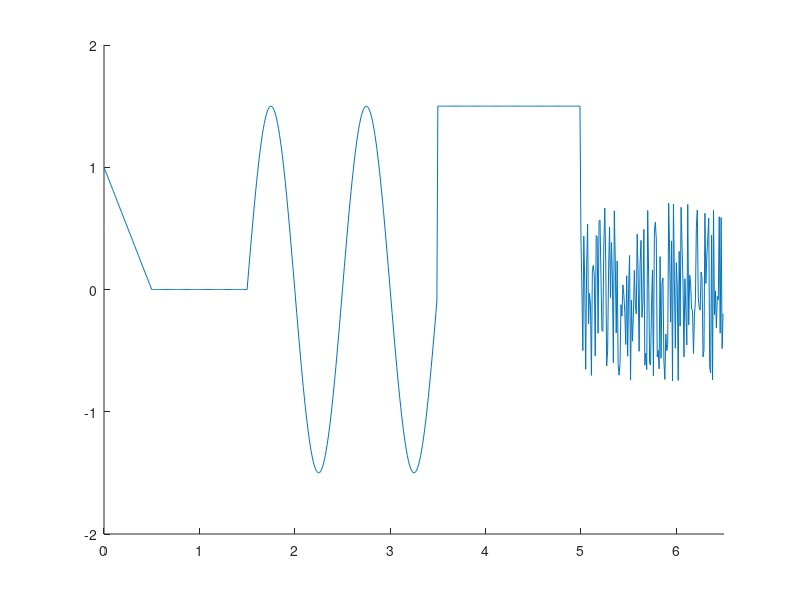

MATLAB code for this plot:
function y = lab3_demo(t)
if nargin == 0
    t=0:0.01:6.5;
end
%t_sin=1.5:0.01:3.5;
t_sinf=(t>=1.5)&(t<3.5); t_sin=t(t_sinf);
%t_saw=0:0.01:0.5;
t_sawf=(t>=0)&(t<0.5); t_saw=t(t_sawf);
%t_const=3.5:0.01:5;
t_constf=(t>=3.5)&(t<5); t_const=t(t_constf)
%t_zero=0.5:0.01:1.5;
t_zerof=(t>=0.5)&(t<1.5); t_zero=t(t_zerof)
%t_noise=5:0.01:6.5;
t_noisef=(t>=5)&(t<6.5); t_noise=t(t_noisef)

%% sinusoida y=A0+a*sin(2*pi*f*(t-delay))
A0=0; A=1.5;
T=(3.5-1.5)/2;
f=1/T; delay=1.5;
y_sin=A0+A*sin(2*pi*f*(t_sin-delay));
%plot(t_sin,y_sin)
axis([0 6.5 -2 2])
%% Lineari mainiga funkcija  y=k*(t-delay)
k=(1-0)/(0-0.5);
delay=0.5;
y_saw=k*(t_saw-delay);
hold on
%plot(t_saw,y_saw)
%% Konstantes signals  y=k*t
y_const=zeros(size(t_const))+1.5;
%plot(t_const,y_const)
%% Nullu signals
y_zero=zeros(size(t_zero));
%plot(t_zero,y_zero)
%% Troksna signals
y_noise=1.5*rand(size(t_noise))-0.75;
%plot(t_noise,y_noise)
%% apvienosim visu vina vektora
t=[t_saw,t_zero,t_sin,t_const,t_noise];
y=[y_saw,y_zero,y_sin,y_const,y_noise];
if nargout == 0
    plot(t,y);
    y=[];
end